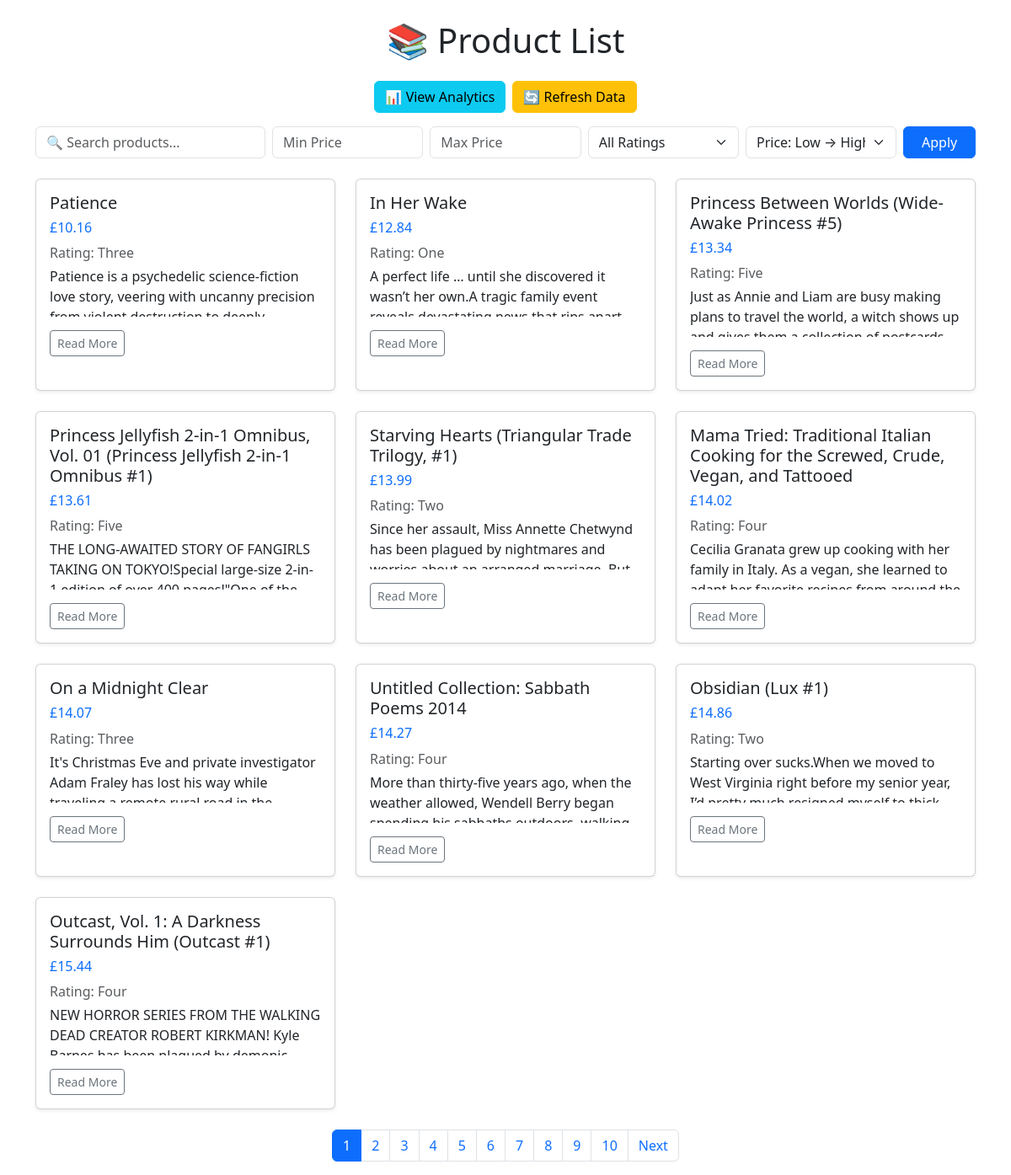
The page / on the database its author committed.
### tables this page shows
CREATE TABLE products (
                    id INTEGER PRIMARY KEY AUTOINCREMENT,
                    title TEXT,
                    price REAL,
                    rating TEXT,
                    description TEXT
                );

### app.py (the view)
@app.route('/')
def index():
    check_and_scrape()
    query = request.args.get('q', '').strip()
    min_price = request.args.get('min_price')
    max_price = request.args.get('max_price')
    rating = request.args.get('rating')
    sort = request.args.get('sort', 'asc')
    page = int(request.args.get('page', 1))
    conn = sqlite3.connect(DB_PATH)
    c = conn.cursor()
    sql = "SELECT * FROM products WHERE 1=1"
    params = []
    if query:
        sql += " AND title LIKE ?"
        params.append(f"%{query}%")
    if min_price:
        sql += " AND price >= ?"
        params.append(float(min_price))
    if max_price:
        sql += " AND price <= ?"
        params.append(float(max_price))
    if rating:
        sql += " AND rating = ?"
        params.append(rating)
    c.execute(sql, params)
    total_items = len(c.fetchall())
    if sort == "asc":
        sql += " ORDER BY price ASC"
    else:
        sql += " ORDER BY price DESC"
    offset = (page - 1) * ITEMS_PER_PAGE
    sql += f" LIMIT {ITEMS_PER_PAGE} OFFSET {offset}"
    c.execute(sql, params)
    rows = c.fetchall()
    conn.close()
    total_pages = (total_items // ITEMS_PER_PAGE) + (1 if total_items % ITEMS_PER_PAGE > 0 else 0)
    data = [{"Title": r[1], "Price": r[2], "Rating": r[3], "Description": r[4]} for r in rows]
    return render_template('index.html',
                           data=data, query=query,
                           min_price=min_price, max_price=max_price, rating=rating,
                           sort=sort, page=page, total_pages=total_pages)

### app.py (called while the page is built)
def initialize_db():
    conn = sqlite3.connect(DB_PATH)
    c = conn.cursor()
    c.execute('''
        CREATE TABLE IF NOT EXISTS products (
            id INTEGER PRIMARY KEY AUTOINCREMENT,
            title TEXT,
            price REAL,
            rating TEXT,
            description TEXT
        )
    ''')
    conn.commit()
    conn.close()

def check_and_scrape():
    initialize_db()
    conn = sqlite3.connect(DB_PATH)
    c = conn.cursor()
    c.execute("SELECT COUNT(*) FROM products")
    count = c.fetchone()[0]
    conn.close()
    if count == 0:
        run_scraper()

### templates/index.html (shortened to what this page needs)
<!DOCTYPE html>
<html>
<head>
    <link href="https://cdn.jsdelivr.net/npm/bootstrap@5.3.2/dist/css/bootstrap.min.css" rel="stylesheet">
</head>
<body class="container mt-4">
    <h1 class="mb-4 text-center">📚 Product List</h1>
    <div class="mb-3 d-flex gap-2 justify-content-center">
        <a href="/analytics" class="btn btn-info">📊 View Analytics</a>
        <a href="/refresh" class="btn btn-warning">🔄 Refresh Data</a>
    </div>
    <form method="get" action="/" class="row mb-4 g-2">
        <div class="col-md-3">
            <input type="text" class="form-control" name="q" placeholder="🔍 Search products..." value="{{ query }}">
        </div>
        <div class="col-md-2">
            <input type="number" class="form-control" name="min_price" placeholder="Min Price" value="{{ min_price }}">
        </div>
        <div class="col-md-2">
            <input type="number" class="form-control" name="max_price" placeholder="Max Price" value="{{ max_price }}">
        </div>
        <div class="col-md-2">
            <select name="rating" class="form-select">
                <option value="">All Ratings</option>
            </select>
        </div>
        <div class="col-md-2">
            <select name="sort" class="form-select">
                <option value="asc" {% if sort == 'asc' %}selected{% endif %}>Price: Low → High</option>
            </select>
        </div>
        <div class="col-md-1">
            <button class="btn btn-primary w-100" type="submit">Apply</button>
        </div>
    </form>
    <div class="row">
        {% for item in data %}
        <div class="col-md-4 mb-4">
            <div class="card h-100 shadow-sm">
                <div class="card-body">
                    <h5 class="card-title">{{ item.Title }}</h5>
                    <h6 class="text-primary mb-2">£{{ item.Price }}</h6>
                    <p class="text-muted mb-1">Rating: {{ item.Rating }}</p>
                    <p class="card-text">{{ item.Description }}</p>
                    <button class="btn btn-sm btn-outline-secondary" data-bs-toggle="modal" data-bs-target="#descModal{{ loop.index }}">Read More</button>
                </div>
            </div>
        </div>
        {% endfor %}
    </div>
    <nav aria-label="Page navigation">
        <ul class="pagination justify-content-center">
            {% for p in range(1, total_pages + 1) %}
            <li class="page-item {% if page == p %}active{% endif %}">
                <a class="page-link" href="?q={{ query }}&min_price={{ min_price }}&max_price={{ max_price }}&rating={{ rating }}&sort={{ sort }}&page={{ p }}">{{ p }}</a>
            </li>
            {% endfor %}
            {% if page < total_pages %}
            <li class="page-item">
                <a class="page-link" href="?q={{ query }}&min_price={{ min_price }}&max_price={{ max_price }}&rating={{ rating }}&sort={{ sort }}&page={{ page + 1 }}">Next</a>
            </li>
            {% endif %}
        </ul>
    </nav>
</body>
</html>

### templates/index.html (style rules this page uses)
.card-text { max-height: 60px; overflow: hidden; text-overflow: ellipsis; }

### rows shown on the page
products: Title "Patience", Price "10.16", Rating "Three", Description "Patience is a psychedelic science-fiction love story, veering with uncanny precision…"
products: Title "In Her Wake", Price "12.84", Rating "One", Description "A perfect life … until she discovered it wasn’t her own.A tragic family event…"
products: Title "Princess Between Worlds (Wide-Awake Princess #5)", Price "13.34", Rating "Five", Description "Just as Annie and Liam are busy making plans to travel the world, a witch shows up…"
products: Title "Princess Jellyfish 2-in-1 Omnibus, Vol. 01 (Princess Jellyfish 2-in-1 Omnibus #1)", Price "13.61", Rating "Five", Description "THE LONG-AWAITED STORY OF FANGIRLS TAKING ON TOKYO!Special large-size…"
products: Title "Starving Hearts (Triangular Trade Trilogy, #1)", Price "13.99", Rating "Two", Description "Since her assault, Miss Annette Chetwynd has been plagued by nightmares and…"
products: Title "Mama Tried: Traditional Italian Cooking for the Screwed, Crude, Vegan, and Tattooed", Price "14.02", Rating "Four", Description "Cecilia Granata grew up cooking with her family in Italy. As a vegan, she learned to…"
products: Title "On a Midnight Clear", Price "14.07", Rating "Three", Description "It's Christmas Eve and private investigator Adam Fraley has lost his way while…"
products: Title "Untitled Collection: Sabbath Poems 2014", Price "14.27", Rating "Four", Description "More than thirty-five years ago, when the weather allowed, Wendell Berry began…"
products: Title "Obsidian (Lux #1)", Price "14.86", Rating "Two", Description "Starting over sucks.When we moved to West Virginia right before my senior year,…"
products: Title "Outcast, Vol. 1: A Darkness Surrounds Him (Outcast #1)", Price "15.44", Rating "Four", Description "NEW HORROR SERIES FROM THE WALKING DEAD CREATOR ROBERT KIRKMAN! Kyle…"

### other values the page prints
{{ p }} "1" "2" "3" "4" "5" "6" "7" "8" "9" "10"
